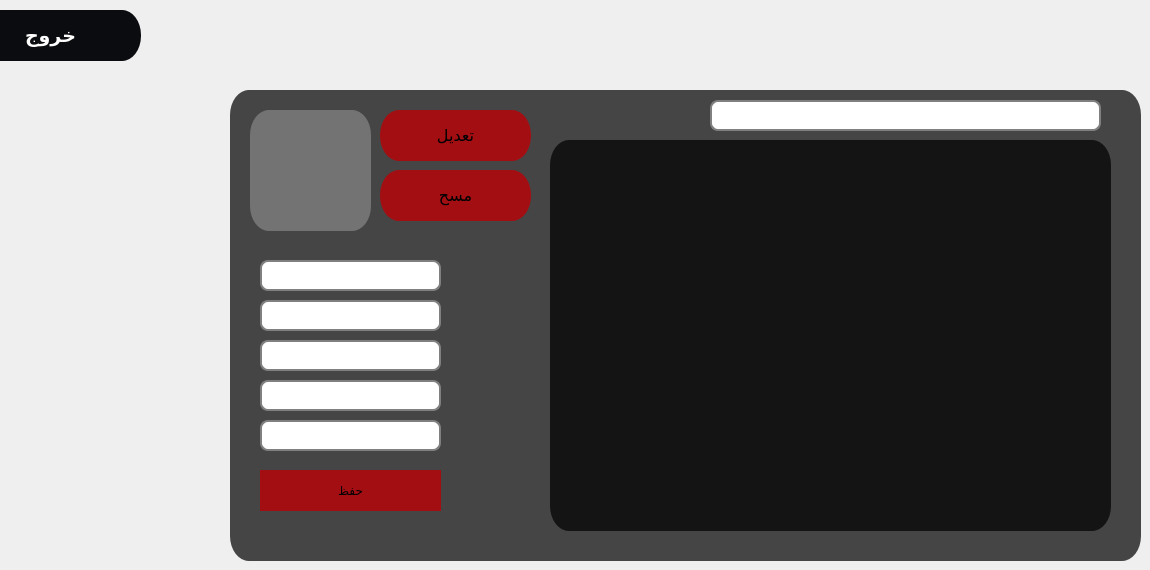
    <widget class="QWidget" name="tab_2">
     <attribute name="title">
      <string>Tab 2</string>
     </attribute>
     <widget class="QFrame" name="frame_menu_20">
      <property name="enabled">
       <bool>true</bool>
      </property>
      <property name="geometry">
       <rect>
        <x>230</x>
        <y>90</y>
        <width>911</width>
        <height>471</height>
       </rect>
      </property>
      <property name="whatsThis">
       <string>&lt;html&gt;&lt;head/&gt;&lt;body&gt;&lt;p&gt;&lt;img src=&quot;:/pt/pos.png&quot;/&gt;&lt;/p&gt;&lt;/body&gt;&lt;/html&gt;</string>
      </property>
      <property name="styleSheet">
       <string notr="true">
QFrame{
	border-radius: 19px solid;
	background-color: qlineargradient(spread:pad, x1:1, y1:1, x2:1, y2:1, stop:1 rgba(0, 0, 0, 181));
}
QFrame:hover{
	border-left:3px solid rgb(255, 242, 0);
	border-bottom:3px solid rgb(255, 242, 0);
    border-top:3px solid rgb(255, 190, 0);
	border-right:3px solid rgb(255, 190, 0);
	

}</string>
      </property>
      <property name="frameShape">
       <enum>QFrame::StyledPanel</enum>
      </property>
      <property name="frameShadow">
       <enum>QFrame::Raised</enum>
      </property>
      <widget class="QLabel" name="businessLogo_2">
       <property name="geometry">
        <rect>
         <x>20</x>
         <y>20</y>
         <width>121</width>
         <height>121</height>
        </rect>
       </property>
       <property name="styleSheet">
        <string notr="true">background-color: rgb(115, 115, 115);</string>
       </property>
       <property name="text">
        <string/>
       </property>
       <property name="textFormat">
        <enum>Qt::AutoText</enum>
       </property>
       <property name="scaledContents">
        <bool>true</bool>
       </property>
       <property name="alignment">
        <set>Qt::AlignCenter</set>
       </property>
       <property name="wordWrap">
        <bool>false</bool>
       </property>
       <property name="margin">
        <number>0</number>
       </property>
       <property name="indent">
        <number>-1</number>
       </property>
       <property name="openExternalLinks">
        <bool>false</bool>
       </property>
      </widget>
      <widget class="QPushButton" name="browseBtn_2">
       <property name="enabled">
        <bool>true</bool>
       </property>
       <property name="geometry">
        <rect>
         <x>150</x>
         <y>20</y>
         <width>151</width>
         <height>51</height>
        </rect>
       </property>
       <property name="font">
        <font>
         <pointsize>12</pointsize>
        </font>
       </property>
       <property name="styleSheet">
        <string notr="true">QPushButton{
	border-radius: 19px solid;
	border-bottom:0px solid rgb(171, 16, 20);
    border-top:0px solid rgb(171, 16, 20);
	
	background-color: rgb(163, 14, 18);


  

}

QPushButton:hover{
	border: 7px solid qlineargradient(spread:pad, x1:1, y1:1, x2:1, y2:1, stop:1 rgba(0, 0, 0, 0));
	border-radius: 19px solid;
	border-bottom:0px solid rgb(171, 16, 20);
    border-top:0px solid rgb(171, 16, 20);
	



   background-color:rgb(237, 28, 47);

	


}
QPushButton:pressed{
	color:rgb(255, 205, 0);

   background-color:rgb(189, 22, 37);
}</string>
       </property>
       <property name="text">
        <string>تعديل</string>
       </property>
       <property name="icon">
        <iconset resource="../../Desktop/pt.qrc">
         <normaloff>:/pt/edit.png</normaloff>:/pt/edit.png</iconset>
       </property>
       <property name="iconSize">
        <size>
         <width>33</width>
         <height>33</height>
        </size>
       </property>
      </widget>
      <widget class="QLineEdit" name="lineEdit_6">
       <property name="geometry">
        <rect>
         <x>30</x>
         <y>210</y>
         <width>181</width>
         <height>31</height>
        </rect>
       </property>
       <property name="styleSheet">
        <string notr="true">QLineEdit {
padding: 1px;
border-style: solid;
border: 2px solid gray;
border-radius: 8px;
color: rgb(255, 255, 255);

}</string>
       </property>
       <property name="alignment">
        <set>Qt::AlignCenter</set>
       </property>
       <property name="placeholderText">
        <string>الوظيفة</string>
       </property>
      </widget>
      <widget class="QLineEdit" name="lineEdit_7">
       <property name="geometry">
        <rect>
         <x>30</x>
         <y>250</y>
         <width>181</width>
         <height>31</height>
        </rect>
       </property>
       <property name="styleSheet">
        <string notr="true">QLineEdit {
padding: 1px;
border-style: solid;
border: 2px solid gray;
border-radius: 8px;
color: rgb(255, 255, 255);

}</string>
       </property>
       <property name="alignment">
        <set>Qt::AlignCenter</set>
       </property>
       <property name="placeholderText">
        <string>الراتب</string>
       </property>
      </widget>
      <widget class="QLineEdit" name="lineEdit_8">
       <property name="geometry">
        <rect>
         <x>30</x>
         <y>290</y>
         <width>181</width>
         <height>31</height>
        </rect>
       </property>
       <property name="styleSheet">
        <string notr="true">QLineEdit {
padding: 1px;
border-style: solid;
border: 2px solid gray;
border-radius: 8px;
color: rgb(255, 255, 255);

}</string>
       </property>
       <property name="alignment">
        <set>Qt::AlignCenter</set>
       </property>
       <property name="placeholderText">
        <string>اسم المستخدم</string>
       </property>
      </widget>
      <widget class="QLineEdit" name="lineEdit_9">
       <property name="geometry">
        <rect>
         <x>30</x>
         <y>330</y>
         <width>181</width>
         <height>31</height>
        </rect>
       </property>
       <property name="styleSheet">
        <string notr="true">QLineEdit {
padding: 1px;
border-style: solid;
border: 2px solid gray;
border-radius: 8px;
color: rgb(255, 255, 255);

}</string>
       </property>
       <property name="echoMode">
        <enum>QLineEdit::Normal</enum>
       </property>
       <property name="alignment">
        <set>Qt::AlignCenter</set>
       </property>
       <property name="placeholderText">
        <string>كلمة السر</string>
       </property>
      </widget>
      <widget class="QLineEdit" name="lineEdit_10">
       <property name="geometry">
        <rect>
         <x>30</x>
         <y>170</y>
         <width>181</width>
         <height>31</height>
        </rect>
       </property>
       <property name="styleSheet">
        <string notr="true">QLineEdit {
padding: 1px;
border-style: solid;
border: 2px solid gray;
border-radius: 8px;
color: rgb(255, 255, 255);

}</string>
       </property>
       <property name="alignment">
        <set>Qt::AlignCenter</set>
       </property>
       <property name="placeholderText">
        <string>اسم الموظف</string>
       </property>
      </widget>
      <widget class="QPushButton" name="saveBtn_2">
       <property name="geometry">
        <rect>
         <x>30</x>
         <y>380</y>
         <width>181</width>
         <height>41</height>
        </rect>
       </property>
       <property name="styleSheet">
        <string notr="true">QPushButton{
	border-radius: 19px solid;
	border-bottom:0px solid rgb(171, 16, 20);
    border-top:0px solid rgb(171, 16, 20);
	
	background-color: rgb(163, 14, 18);


  

}

QPushButton:hover{
	border: 7px solid qlineargradient(spread:pad, x1:1, y1:1, x2:1, y2:1, stop:1 rgba(0, 0, 0, 0));
	border-radius: 19px solid;
	border-bottom:0px solid rgb(171, 16, 20);
    border-top:0px solid rgb(171, 16, 20);
	



   background-color:rgb(237, 28, 47);

	


}
QPushButton:pressed{
	color:rgb(255, 205, 0);

   background-color:rgb(189, 22, 37);
}</string>
       </property>
       <property name="text">
        <string>حفظ</string>
       </property>
       <property name="icon">
        <iconset resource="../../Desktop/pt.qrc">
         <normaloff>:/pt/save.png</normaloff>:/pt/save.png</iconset>
       </property>
       <property name="iconSize">
        <size>
         <width>33</width>
         <height>33</height>
        </size>
       </property>
      </widget>
      <widget class="QPushButton" name="browseBtn_3">
       <property name="enabled">
        <bool>true</bool>
       </property>
       <property name="geometry">
        <rect>
         <x>150</x>
         <y>80</y>
         <width>151</width>
         <height>51</height>
        </rect>
       </property>
       <property name="font">
        <font>
         <pointsize>12</pointsize>
        </font>
       </property>
       <property name="styleSheet">
        <string notr="true">QPushButton{
	border-radius: 19px solid;
	border-bottom:0px solid rgb(171, 16, 20);
    border-top:0px solid rgb(171, 16, 20);
	
	background-color: rgb(163, 14, 18);


  

}

QPushButton:hover{
	border: 7px solid qlineargradient(spread:pad, x1:1, y1:1, x2:1, y2:1, stop:1 rgba(0, 0, 0, 0));
	border-radius: 19px solid;
	border-bottom:0px solid rgb(171, 16, 20);
    border-top:0px solid rgb(171, 16, 20);
	



   background-color:rgb(237, 28, 47);

	


}
QPushButton:pressed{
	color:rgb(255, 205, 0);

   background-color:rgb(189, 22, 37);
}</string>
       </property>
       <property name="text">
        <string>مسح</string>
       </property>
       <property name="icon">
        <iconset resource="../../Desktop/pt.qrc">
         <normaloff>:/pt/delete.png</normaloff>:/pt/delete.png</iconset>
       </property>
       <property name="iconSize">
        <size>
         <width>33</width>
         <height>33</height>
        </size>
       </property>
      </widget>
      <widget class="QTableView" name="tableView">
       <property name="geometry">
        <rect>
         <x>320</x>
         <y>50</y>
         <width>561</width>
         <height>391</height>
        </rect>
       </property>
       <property name="styleSheet">
        <string notr="true">color: rgb(255, 255, 255);
</string>
       </property>
      </widget>
     </widget>
     <widget class="QPushButton" name="btn_exit_to_app_3">
      <property name="enabled">
       <bool>true</bool>
      </property>
      <property name="geometry">
       <rect>
        <x>-40</x>
        <y>10</y>
        <width>181</width>
        <height>51</height>
       </rect>
      </property>
      <property name="font">
       <font>
        <family>Hack</family>
        <pointsize>14</pointsize>
        <weight>75</weight>
        <bold>true</bold>
       </font>
      </property>
      <property name="cursor">
       <cursorShape>PointingHandCursor</cursorShape>
      </property>
      <property name="contextMenuPolicy">
       <enum>Qt::DefaultContextMenu</enum>
      </property>
      <property name="layoutDirection">
       <enum>Qt::LeftToRight</enum>
      </property>
      <property name="styleSheet">
       <string notr="true">QPushButton{
	border-radius: 19px solid;
	border-bottom:0px solid rgb(171, 16, 20);
    border-top:0px solid rgb(171, 16, 20);
	color: rgb(255, 255, 255);

	background-color: rgb(11, 12, 15);

  

}

QPushButton:hover{
	border: 70px solid qlineargradient(spread:pad, x1:1, y1:1, x2:1, y2:1, stop:1 rgba(0, 0, 0, 0));
   border-radius: 20px solid;
	border-right:18px;
	border-bottom:1px solid  rgb(237, 28, 45);
    border-top:1px solid rgb(237, 28, 46) ;
   background-color:rgb(237, 28, 47);

	


}
QPushButton:pressed{
	color:rgb(255, 205, 0);
   border-radius: 20px solid;
	border-right:18px;
	border-bottom:1px solid  rgb(237, 28, 45);
    border-top:1px solid rgb(237, 28, 46) ;
   background-color:rgb(189, 22, 37);
}</string>
      </property>
      <property name="text">
       <string>خروج</string>
      </property>
      <property name="icon">
       <iconset resource="../../Desktop/pt.qrc">
        <normaloff>:/pt/logout.png</normaloff>:/pt/logout.png</iconset>
      </property>
      <property name="iconSize">
       <size>
        <width>40</width>
        <height>50</height>
       </size>
      </property>
     </widget>
     <widget class="QLineEdit" name="lineEdit_34">
      <property name="geometry">
       <rect>
        <x>710</x>
        <y>100</y>
        <width>391</width>
        <height>31</height>
       </rect>
      </property>
      <property name="styleSheet">
       <string notr="true">QLineEdit {
padding: 1px;
border-style: solid;
border: 2px solid gray;
border-radius: 8px;
color: rgb(255, 255, 255);

}</string>
      </property>
      <property name="placeholderText">
       <string> بحث عن اسم أو كود</string>
      </property>
     </widget>
    </widget>
